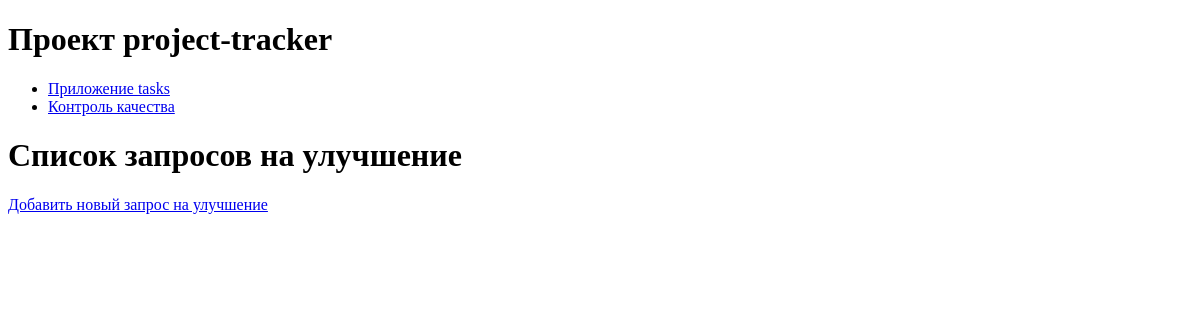
Before: /quality_control/features/ with the older database file.
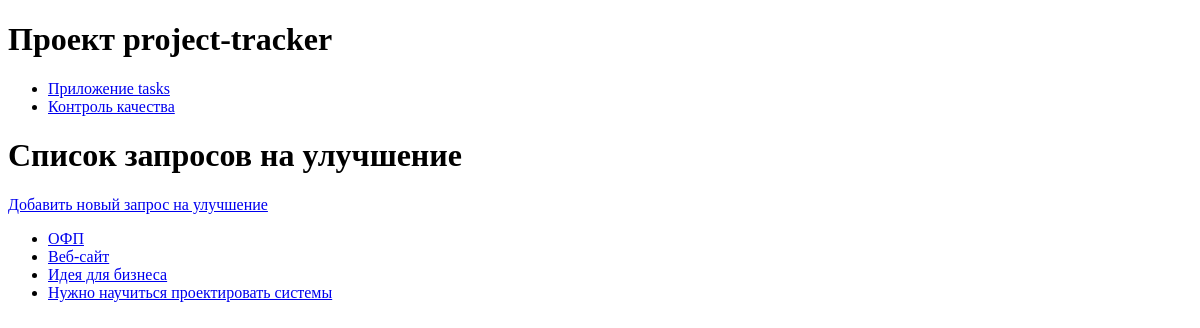
After: the same page with the newer database file.
### quality_control/models.py (models this page shows, shortened)
class FeatureRequest(models.Model):
    STATUS_CHOISES = [
        ('Consideration', 'Рассмотрение'),
        ('Accepted', 'Принято'),
        ('Rejected', 'Отклонено')
    ]
    PRIORITY_CHOISES = [
        ('Low', 'Низкий'),
        ('Middle', 'Средний'),
        ('High', 'Высокий')
    ]
    title = models.CharField(max_length=100)
    description = models.TextField()
    project = models.ForeignKey(
        Project,
        on_delete=models.CASCADE
    )
    task = models.ForeignKey(
        Task,
        related_name='requests',
        on_delete=models.SET_NULL,
        null=True,
        blank=True
    )
    status = models.CharField(
        max_length=50,
        choices=STATUS_CHOISES,
        default='Consideration'
    )
    priority = models.CharField(
        max_length=50,
        choices=PRIORITY_CHOISES,
        default='Middle'
    )
    created_at = models.DateTimeField(auto_now_add=True)
    updated_at = models.DateTimeField(auto_now=True)

### quality_control/views.py (the view)
# urls.py: path('features/', views.FeatureRequestsListView.as_view(), name='features_list'),
class FeatureRequestsListView(ListView):
    model = FeatureRequest
    context_object_name = 'features_list'
    template_name = 'quality_control/features_list.html'

### quality_control/templates/quality_control/features_list.html
{% extends 'base/base.html' %}
{% block content %}
    <h1>Список запросов на улучшение</h1>
    <p><a href="{% url 'quality_control:add_feature_request' %}">Добавить новый запрос на улучшение</a></p>
    <ul>
        {% for feature in features_list %}
            <li><a href="{% url 'quality_control:feature_detail' feature.id %}">{{ feature.title }}</a></li>
        {% endfor %}
    </ul>
{% endblock %}

Changed rows visible on the page:
added FeatureRequest: title "ОФП"
added FeatureRequest: title "Веб-сайт"
added FeatureRequest: title "Идея для бизнеса"
added FeatureRequest: title "Нужно научиться проектировать системы"
